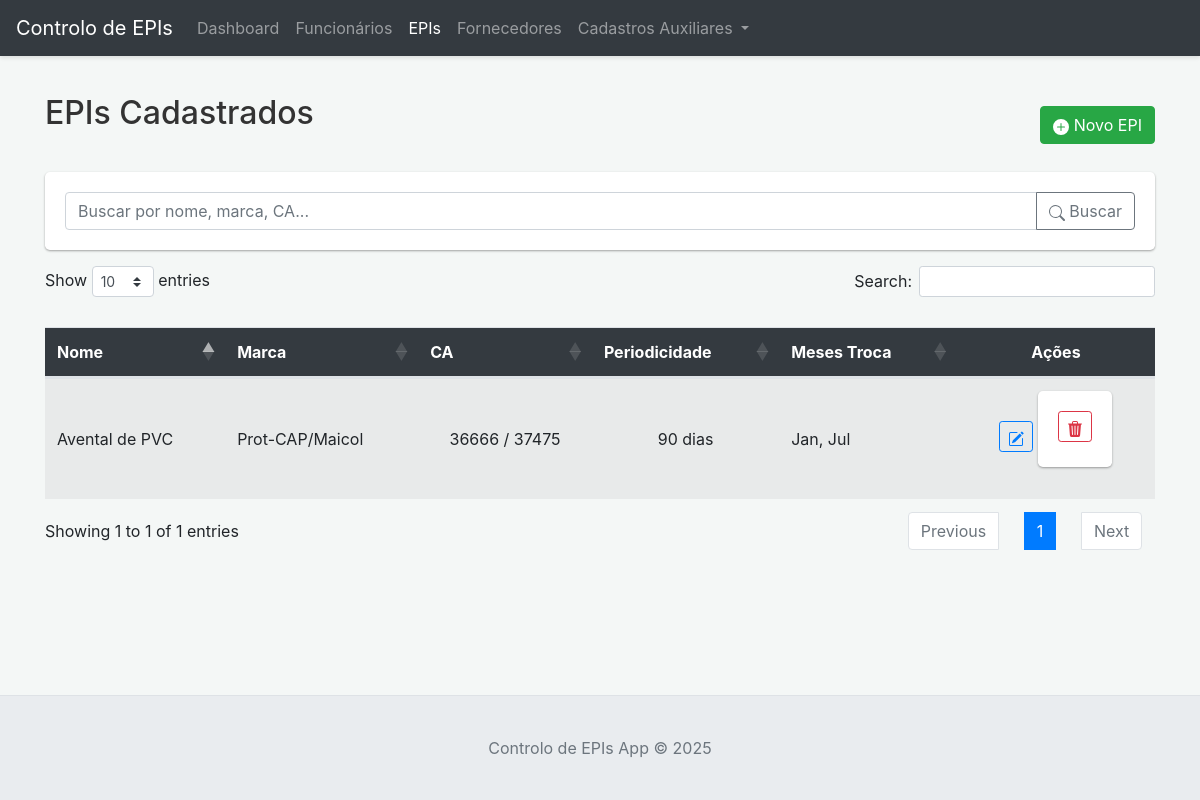
The page /epis on the database its author committed.
### tables this page shows
CREATE TABLE epis (
                id INTEGER PRIMARY KEY AUTOINCREMENT,
                nome TEXT NOT NULL,
                marca TEXT,
                ca TEXT,
                periodicidade_valor INTEGER,
                periodicidade_unidade TEXT CHECK(periodicidade_unidade IN ('dias', 'semanas', 'meses', 'anos')),
                meses_troca TEXT, -- Armazenará um JSON array string, ex: "[1, 7]" para Janeiro e Julho
                observacoes TEXT
            );

### app.py (the view)
@app.route('/epis')
def listar_epis():
    search = request.args.get('search', '')
    epis = db.search_epis(search) if search else db.get_all_epis()
    return render_template('epis.html',
                           epis_lista=epis or [],
                           search_query=search,
                           unidades_periodicidade=['dias', 'semanas', 'meses', 'anos'],
                           meses_do_ano=[{"valor": str(i), "nome": datetime.date(2000, i, 1).strftime('%B').capitalize()} for i in range(1, 13)])

### app.py (called while the page is built)
@app.context_processor
def inject_now():
    return {'now': datetime.datetime.now(datetime.timezone.utc)}

### database.py (called while the page is built)
    def _get_conn(self):
        conn = sqlite3.connect(self.db_path)
        conn.row_factory = sqlite3.Row
        conn.execute("PRAGMA foreign_keys = ON;")
        return conn

    def get_all_epis(self):
        query = "SELECT * FROM epis ORDER BY nome"
        epis_data = self.execute_query(query, fetch_all=True)
        if epis_data:
            return [{**epi, 'meses_troca': json.loads(epi['meses_troca']) if epi['meses_troca'] else []} for epi in epis_data]
        return []

### templates/epis.html (shortened to what this page needs)
{% extends "base.html" %}
{% block content %}
<div class="d-flex justify-content-between align-items-center mb-3">
    <h2>EPIs Cadastrados</h2>
    <button type="button" class="btn btn-success" data-toggle="modal" data-target="#modalEPI" id="btnNovoEPI">
        <svg xmlns="http://www.w3.org/2000/svg" width="16" height="16" fill="currentColor" class="bi bi-plus-circle-fill" viewBox="0 0 16 16">
            <path d="M16 8A8 8 0 1 1 0 8a8 8 0 0 1 16 0zM8.5 4.5a.5.5 0 0 0-1 0v3h-3a.5.5 0 0 0 0 1h3v3a.5.5 0 0 0 1 0v-3h3a.5.5 0 0 0 0-1h-3v-3z"/>
        </svg>
        Novo EPI
    </button>
</div>
<form method="GET" action="{{ url_for('listar_epis') }}" class="mb-3 form-inline">
    <div class="input-group flex-grow-1">
        <input type="text" class="form-control" name="search" placeholder="Buscar por nome, marca, CA..." value="{{ search_query or '' }}">
        <div class="input-group-append">
            <button class="btn btn-outline-secondary" type="submit">
                Buscar
            </button>
        </div>
    </div>
</form>
{% if epis_lista %}
<div class="table-responsive">
    <table class="table table-striped table-hover" id="tabelaEPIs">
        <thead>
            <tr>
                <th class="text-left-override">Nome</th>
                <th class="text-left-override">Marca</th>
                <th>CA</th>
                <th>Periodicidade</th>
                <th class="text-left-override">Meses Troca</th>
                <th>Ações</th>
            </tr>
        </thead>
        <tbody>
            {% for epi in epis_lista %}
            <tr>
                <td class="text-left-override">{{ epi.nome }}</td>
                <td class="text-left-override">{{ epi.marca or 'N/A' }}</td>
                <td>{{ epi.ca or 'N/A' }}</td>
                <td>
                    {% if epi.periodicidade_valor and epi.periodicidade_unidade %}
                        {{ epi.periodicidade_valor }} {{ epi.periodicidade_unidade }}
                    {% else %}
                        N/A
                    {% endif %}
                </td>
                <td class="text-left-override">
                    {% if epi.meses_troca %}
                        {% set nomes_meses_map = {
                            1: "Jan", 2: "Fev", 3: "Mar", 4: "Abr", 5: "Mai", 6: "Jun",
                            7: "Jul", 8: "Ago", 9: "Set", 10: "Out", 11: "Nov", 12: "Dez"
                        } %}
                        {% set nomes_selecionados = [] %}
                        {% for mes_num_str in epi.meses_troca %}
                            {% set mes_num = mes_num_str|int %}
                            {% if mes_num in nomes_meses_map %}
                                {% set _ = nomes_selecionados.append(nomes_meses_map[mes_num]) %}
                            {% endif %}
                        {% endfor %}
                        {{ nomes_selecionados|join(', ') }}
                    {% else %}
                        N/A
                    {% endif %}
                </td>
                <td>
                    <div class="action-buttons">
                        <button type="button" class="btn btn-sm btn-outline-primary btn-editar-epi" title="Editar"
                                data-toggle="modal" data-target="#modalEPI" data-id="{{ epi.id }}">
                        </button>
                        <form action="{{ url_for('excluir_epi', epi_id=epi.id) }}" method="POST" style="display:inline;" onsubmit="return confirm('Tem certeza que deseja excluir este EPI?');">
                            <button type="submit" class="btn btn-sm btn-outline-danger" title="Excluir">
                            </button>
                        </form>
                    </div>
                </td>
            </tr>
            {% endfor %}
        </tbody>
    </table>
</div>
{% endif %}
{% endblock %}

### static/style.css (style rules this page uses)
html, body { height: 100%; margin: 0; }
body { display: flex; flex-direction: column; padding-top: 70px; background-color: #f4f7f6; }
.input-group-append .btn { height: calc(1.5em + .75rem + 2px); }
.action-buttons .btn { margin-right: 5px; margin-bottom: 5px; }
.action-buttons .btn:last-child { margin-right: 0; }
.table td .action-buttons { white-space: nowrap; display: flex; align-items: center; justify-content: center; }
.table th:last-child, .table td:last-child { min-width: 130px; width: auto; text-align: center !important; }
.table thead th { background-color: #343a40; color: white; vertical-align: middle; text-align: center; }
.table tbody td { vertical-align: middle; text-align: center; }
h2 { color: #333; margin-bottom: 1.5rem; }
.input-group > .input-group-append > .btn { border-top-left-radius: 0; border-bottom-left-radius: 0; }
form { background-color: #fff; padding: 20px; border-radius: .3rem; box-shadow: 0 1px 3px rgba(0,0,0,.12), 0 1px 2px rgba(0,0,0,.24); margin-bottom: 20px; }
.text-left-override { text-align: left !important; }

### rows shown on the page
epis: nome "Avental de PVC", marca "Prot-CAP/Maicol", ca "36666 / 37475", periodicidade_valor "90", periodicidade_unidade "dias", nomes_selecionados "Jan, Jul"
